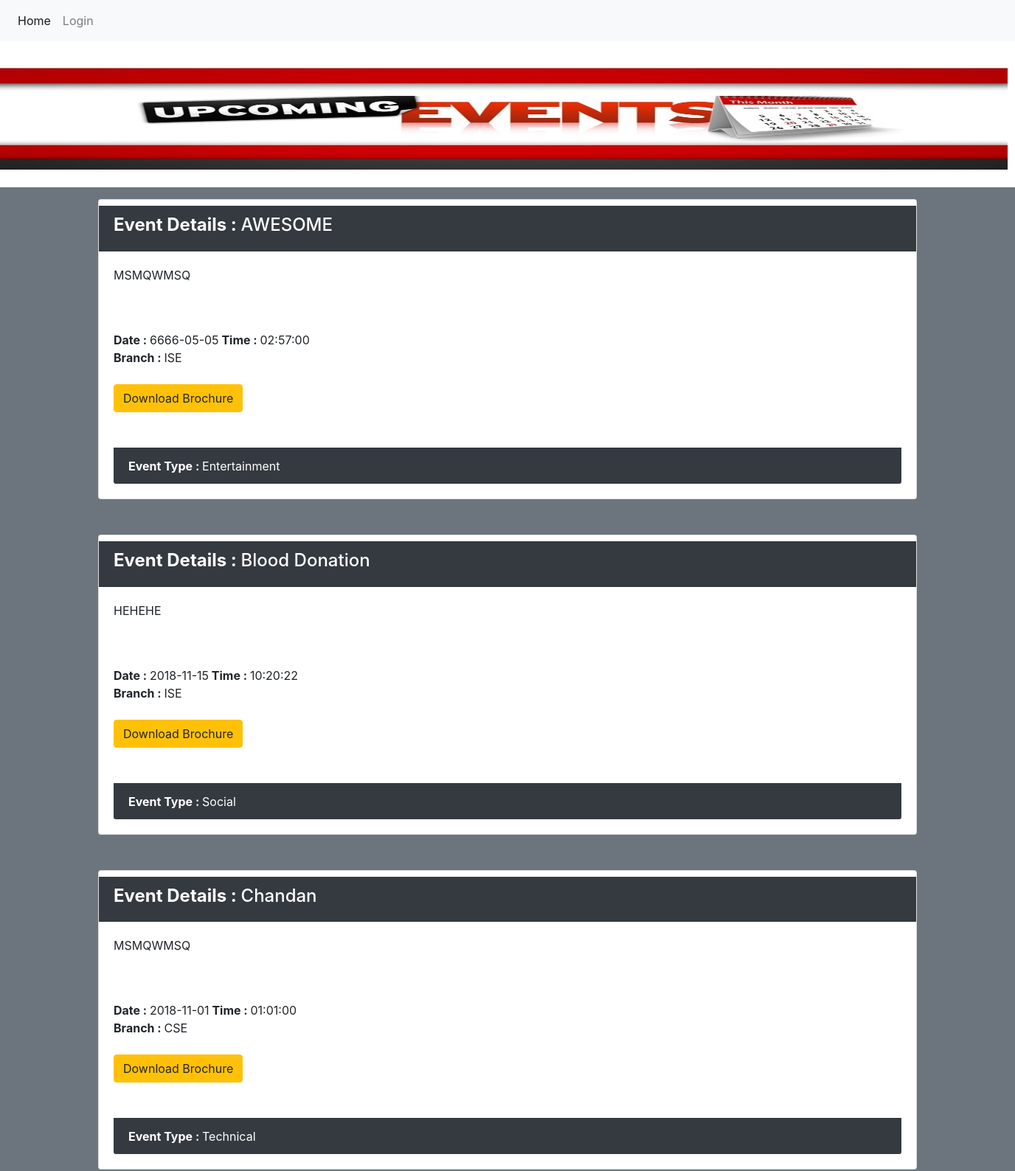
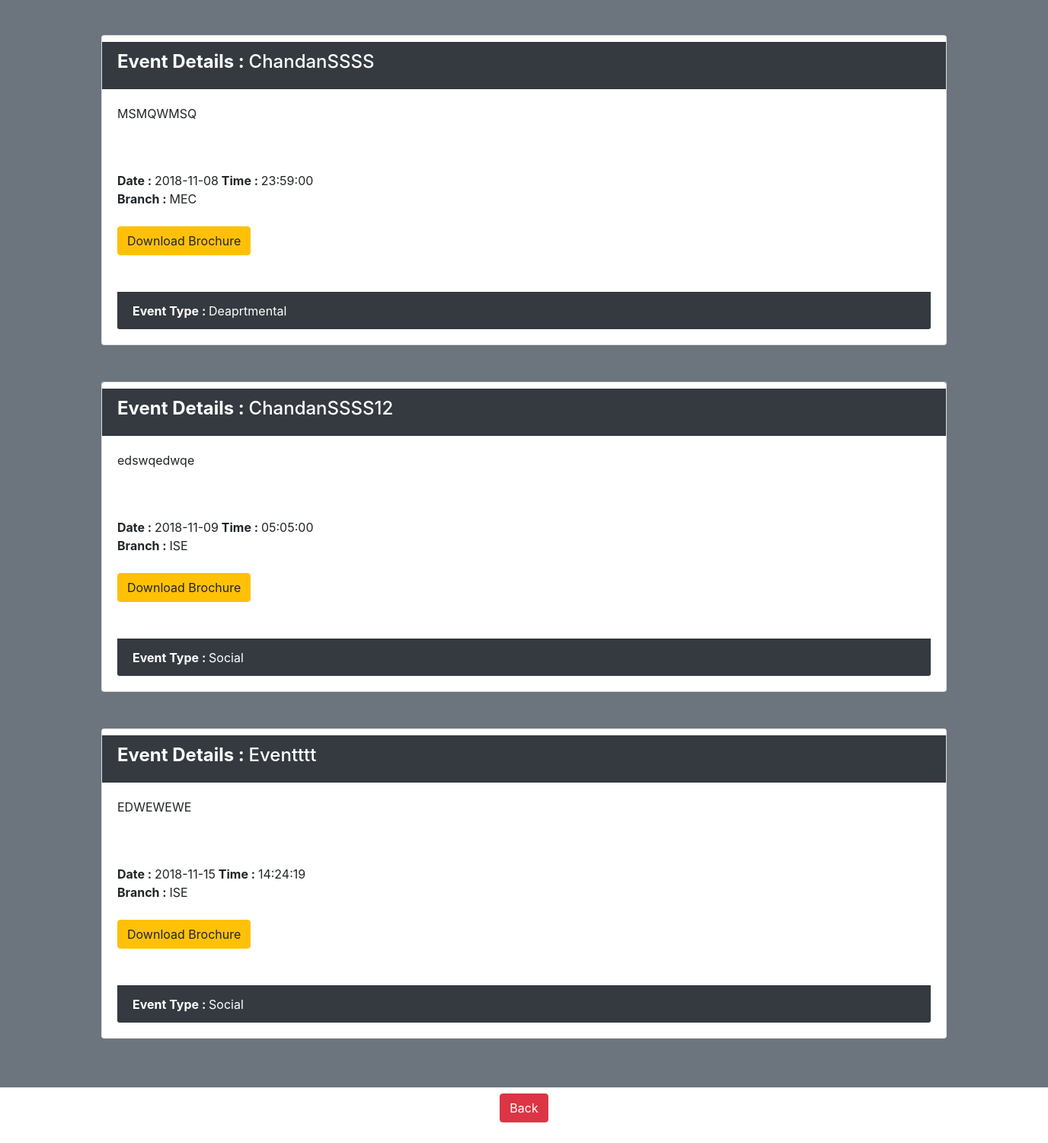
The app's page /Event_Info_System/view.php, older data (2 pictures, top to bottom).
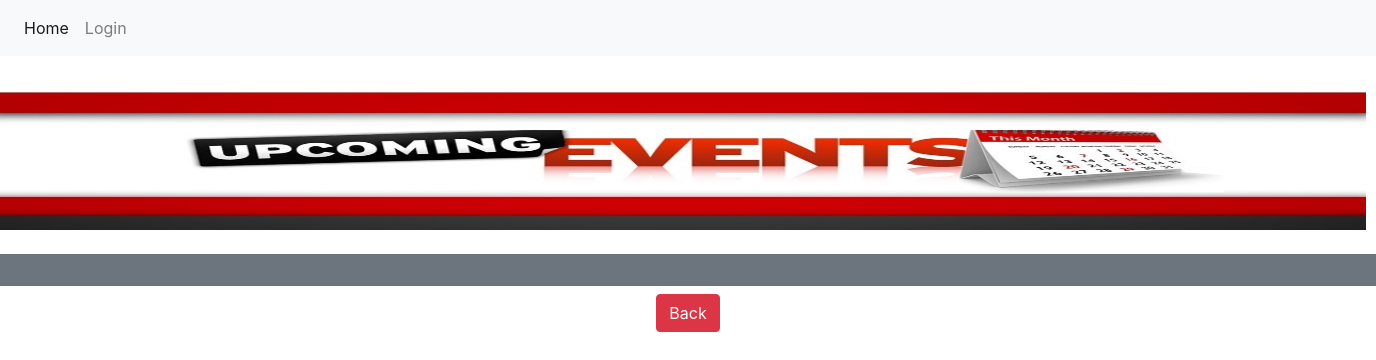
The same page, newer data.
### tables this page shows
CREATE TABLE `Events` (
  `Event_Name` varchar(40) NOT NULL,
  `Event_Date` date NOT NULL,
  `Event_Time` time NOT NULL,
  `Event_Detail` varchar(600) NOT NULL,
  `Branch` varchar(3) NOT NULL,
  `Event_Type` varchar(20) NOT NULL,
  `pdf` longblob NOT NULL
);

### Event_Info_System/view.php (the view, shortened to what this page needs)
<html>
<head><title>View Events</title>
  <link rel="stylesheet" href="css/bs.css">
</head>
<nav class="navbar navbar-expand-lg navbar-light bg-light">
  <div class="collapse navbar-collapse" id="navbarNav">
<ul class="navbar-nav">
  <li class="nav-item active">
    <a class="nav-link" href="index.php">Home<span class="sr-only">(current)</span></a>
  </li>
  <li class="nav-item">
    <a class="nav-link" href="login.php">Login</a>
  </li>
</ul>
</div>
</nav>
<body><br>
  <img src='img/1.jpg' height="150px" width='1366px'><br><br>
<div class='p-3 mb-2 bg-secondary'>
<?php
include "config.php";
$event="SELECT * FROM Events";
$result = mysqli_query($sccon,$event);
echo "<div class='container'>";
while($row = mysqli_fetch_array($result)) {
    echo "<div class='card'><center><h3><b></b></h3></center>";
    echo "<div class='card-header bg-dark text-white'><h4><b>Event Details : </b>".$row['Event_Name']."</h4></div>";
    echo "<div class='card-body'><p>".$row['Event_Detail']."</p>";
    $t=$row['Event_Name'];
    echo "<br><br><b>Date : </b>".$row['Event_Date']."<b> Time : </b>".$row['Event_Time'];
    echo "<br><b>Branch : </b>".$row['Branch'];
    echo "<br><br><a href='pdf.php?q=".$t."'><button class='btn btn-warning'>Download Brochure</button></a><br><br>";
    echo "<br><div class='card-footer bg-dark text-white'><b>Event Type : </b>".$row['Event_Type']."</div>";
    echo "</div></div><br><br>";
}
echo "</div>";
?>
</div><center>
<a href='index.php'><button class='btn btn-danger'>Back</button></a></center><br><br>
</body>
</html>

Row changes from the older to the newer data that the page shows:
removed events: Event_Name "AWESOME", Event_Detail "MSMQWMSQ", Event_Date "6666-05-05", Event_Time "02:57:00", Branch "ISE", Event_Type "Entertainment"
removed events: Event_Name "Blood Donation", Event_Detail "HEHEHE", Event_Date "2018-11-15", Event_Time "10:20:22", Branch "ISE", Event_Type "Social"
removed events: Event_Name "Chandan", Event_Detail "MSMQWMSQ", Event_Date "2018-11-01", Event_Time "01:01:00", Branch "CSE", Event_Type "Technical"
removed events: Event_Name "ChandanSSSS", Event_Detail "MSMQWMSQ", Event_Date "2018-11-08", Event_Time "23:59:00", Branch "MEC", Event_Type "Deaprtmental"
removed events: Event_Name "ChandanSSSS12", Event_Detail "edswqedwqe", Event_Date "2018-11-09", Event_Time "05:05:00", Branch "ISE", Event_Type "Social"
removed events: Event_Name "Eventttt", Event_Detail "EDWEWEWE", Event_Date "2018-11-15", Event_Time "14:24:19", Branch "ISE", Event_Type "Social"
